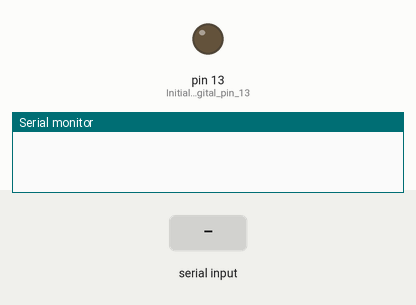
Simulated run of this sketch. Board: Arduino Uno, built with avr-gcc and run on an emulated ATmega328P. Parts: output pins drawn as LEDs (lit = HIGH), the last lines printed to the serial monitor. The test bench sets the inputs (shaded band).

Above: at 1.2 s.
1.3 s: "A" received over Serial
At 1.6 s:
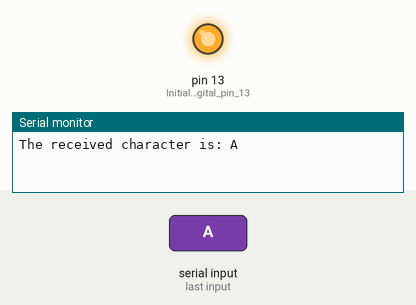
2.8 s: "1" received over Serial
At 4.4 s:
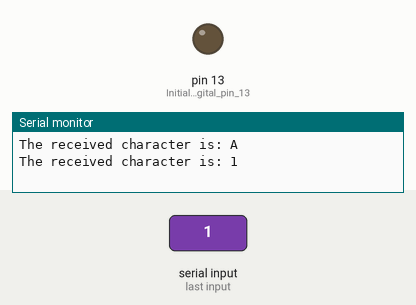
Timing chart, 0 to 5.9 s (numbered marks = the images above; inputs shaded):
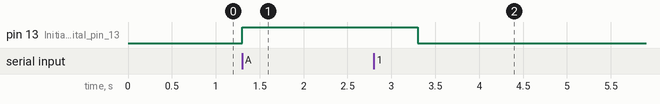

The sketch:

LED_On_Rx_Tx.ino
```cpp
// The setup function runs once when you press reset or power the board:
void setup()
{
  Serial.begin(9600); // Initialize serial communications
  pinMode(13 , OUTPUT); // Initialize digital pin 13 as an output
}

// The loop function runs over and over again forever:
void loop()
{
  if (( ( Serial.available() ) > ( 0 ) ))
  {
    char inputChar = Serial.read();
    Serial.print("The received character is: ");
    Serial.println(inputChar);
    if (inputChar == 'A' )
    {
      digitalWrite(13, HIGH); // Turn the LED on by making the voltage HIGH
      delay(2000); // Wait for two seconds
    }
    else
    {
      digitalWrite(13, LOW); // Turn the LED off by making the voltage LOW
      delay(2000); // Wait for two seconds
    }
  }
}
```

Measured:
- after the input at 1.3 s, pin 13 (Initialize_digital_pin_13): LOW → HIGH at once
- after the input at 2.8 s, pin 13 (Initialize_digital_pin_13): HIGH → LOW after 0.50 s
